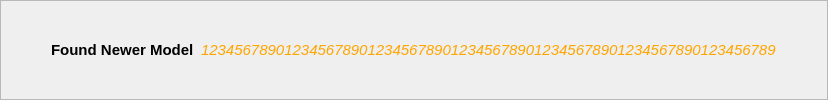
     <widget class="QFrame" name="updatedModelFrame">
      <property name="frameShape">
       <enum>QFrame::StyledPanel</enum>
      </property>
      <property name="frameShadow">
       <enum>QFrame::Raised</enum>
      </property>
      <layout class="QHBoxLayout" name="horizontalLayout_8">
       <property name="spacing">
        <number>0</number>
       </property>
       <property name="leftMargin">
        <number>50</number>
       </property>
       <property name="topMargin">
        <number>0</number>
       </property>
       <property name="rightMargin">
        <number>50</number>
       </property>
       <property name="bottomMargin">
        <number>0</number>
       </property>
       <item>
        <widget class="QLabel" name="updated_modelLabel">
         <property name="font">
          <font>
           <pointsize>11</pointsize>
           <bold>true</bold>
          </font>
         </property>
         <property name="text">
          <string>Found Newer Model</string>
         </property>
        </widget>
       </item>
       <item>
        <widget class="QLabel" name="updated_modelTextcon">
         <property name="text">
          <string/>
         </property>
         <property name="pixmap">
          <pixmap>../icons/chevron-right.svg</pixmap>
         </property>
         <property name="alignment">
          <set>Qt::AlignCenter</set>
         </property>
        </widget>
       </item>
       <item>
        <widget class="QLabel" name="updated_modelText">
         <property name="sizePolicy">
          <sizepolicy hsizetype="MinimumExpanding" vsizetype="Preferred">
           <horstretch>0</horstretch>
           <verstretch>0</verstretch>
          </sizepolicy>
         </property>
         <property name="font">
          <font>
           <pointsize>11</pointsize>
           <italic>true</italic>
          </font>
         </property>
         <property name="toolTip">
          <string>&lt;html&gt;&lt;head/&gt;&lt;body&gt;&lt;p&gt;The Error returned by the Validator. The direct Position will be delivered if possible.&lt;/p&gt;&lt;p&gt;Click on the Error to open your INTERLIS Transfer-File with your preferred editor for XML Files. &lt;/p&gt;&lt;/body&gt;&lt;/html&gt;</string>
         </property>
         <property name="styleSheet">
          <string notr="true">QLabel { color : orange; }</string>
         </property>
         <property name="frameShape">
          <enum>QFrame::NoFrame</enum>
         </property>
         <property name="text">
          <string>123456789012345678901234567890123456789012345678901234567890123456789</string>
         </property>
         <property name="scaledContents">
          <bool>false</bool>
         </property>
         <property name="alignment">
          <set>Qt::AlignLeading|Qt::AlignLeft|Qt::AlignVCenter</set>
         </property>
         <property name="wordWrap">
          <bool>true</bool>
         </property>
         <property name="indent">
          <number>0</number>
         </property>
         <property name="openExternalLinks">
          <bool>true</bool>
         </property>
         <property name="textInteractionFlags">
          <set>Qt::LinksAccessibleByMouse|Qt::TextSelectableByMouse</set>
         </property>
        </widget>
       </item>
      </layout>
     </widget>
